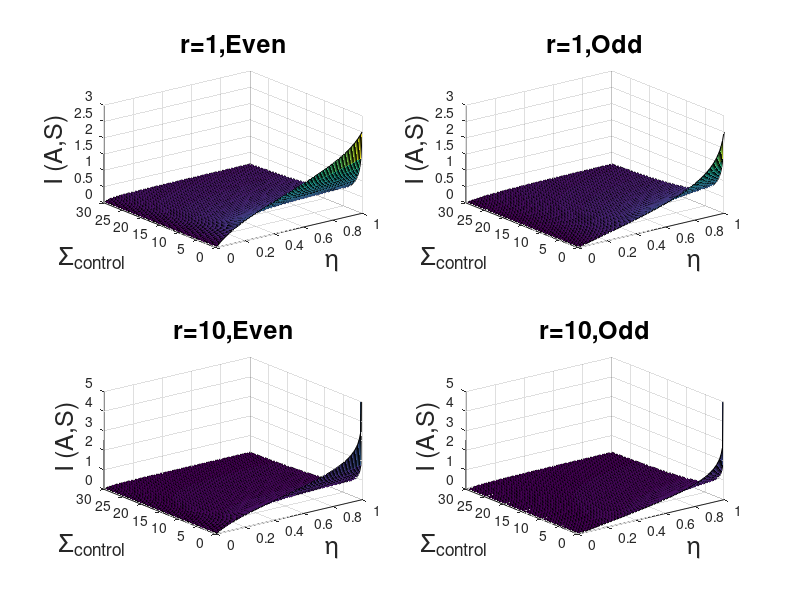

MATLAB code for this plot:
% V=(0:10:400);
% r=(0:10:400);
% [VV,rr]=meshgrid(V,r);
% I= log2(1+(VV+1).*(exp(2.*rr)))/2;
% figure
% surf(VV,rr,I);
% grid on

% rr=100;

 I1=zeros(100,100,2);
 I2=zeros(100,100,2);
   
 kr= linspace(0,30,100);
 ks= linspace(1,4,1);
 tt= linspace(0.01,100,100);
 s=tt/100;
 Z= [1 10];
 SZ= [10 100];
 k=1;
Y= ceil(k/2);


 % defining 'μ' function for 3-d plot (k=10 parties)
 %after revealing initial information
 % A general representation of control
 for rr= 1:2
     for i=1:100
        for sig1=1:100
            
I1(sig1,i,rr)= (0.5)*log(1+(SZ(1)/((.5).*exp(-2.*Z(rr))+kr(sig1)+((1/s(i))-1))));
I2(sig1,i,rr)= (0.5)*log(1+(SZ(1)/((.5).*exp(-2.*Z(rr))+kr(sig1)+(4.5)*((1/s(i))-1))));
      
     end
 end
 end
 [X,Y]=meshgrid(s,kr);
 for j=1:2
    
  surf(X,Y,I1(:,:,j));
  surf(X,Y,I2(:,:,j));  
 end
%  figure('DefaultAxesFontSize',14)

subplot(2,2,1);surf(X,Y,I1(:,:,1));
title('r=1,Even','FontSize',18)
ylabel('Σ_{control}','FontSize', 18)
xlabel('\eta','FontSize', 18)
zlabel('I (A,S)','FontSize', 18)
% xlim([0,1])
ylim ([0,30])
%zlim ([0,5])
subplot(2,2,2);surf(X,Y,I2(:,:,1));
title('r=1,Odd','FontSize',18)
ylabel('Σ_{control}','FontSize', 18)
xlabel('\eta','FontSize', 18)
zlabel('I (A,S)','FontSize', 18)
% xlim([0,1])
 ylim ([0, 30])
%zlim ([0,5])
subplot(2,2,3);surf(X,Y,I1(:,:,2));
title('r=10,Even','FontSize',18)
ylabel('Σ_{control}','FontSize', 18)
xlabel('\eta','FontSize', 18)
zlabel('I (A,S)','FontSize', 18)
% xlim([0,1])
 ylim ([0,30])
zlim ([0,5])
subplot(2,2,4);surf(X,Y,I2(:,:,2));
title('r=10,Odd','FontSize',18)
ylabel('Σ_{control}','FontSize', 18)
xlabel('\eta','FontSize', 18)
zlabel('I (A,S)','FontSize', 18)
% xlim([0,1])
ylim ([0,30])
zlim ([0,5])